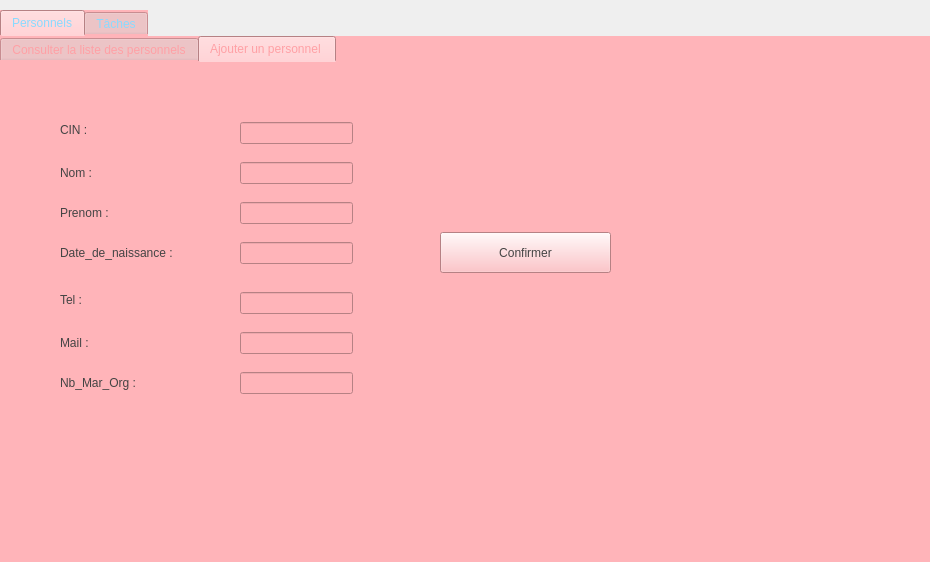
<?xml version="1.0" encoding="UTF-8"?>
<ui version="4.0">
 <class>Dialog</class>
 <widget class="QDialog" name="Dialog">
  <property name="geometry">
   <rect>
    <x>0</x>
    <y>0</y>
    <width>930</width>
    <height>562</height>
   </rect>
  </property>
  <property name="windowTitle">
   <string>Dialog</string>
  </property>
  <widget class="QTabWidget" name="tabWidget">
   <property name="geometry">
    <rect>
     <x>0</x>
     <y>10</y>
     <width>931</width>
     <height>561</height>
    </rect>
   </property>
   <property name="styleSheet">
    <string notr="true">gridline-color: rgb(115, 248, 255);
color: rgb(137, 218, 255);
background-image: url(:/ressources/drew coffman-unsplash.jpg);
font: 75 10pt &quot;Trebuchet MS&quot;;

border-bottom-color: rgb(132, 235, 235);
background-color: rgb(255, 180, 185);</string>
   </property>
   <property name="currentIndex">
    <number>0</number>
   </property>
   <widget class="QWidget" name="tab">
    <attribute name="title">
     <string>Personnels</string>
    </attribute>
    <widget class="QTabWidget" name="tabWidget_2">
     <property name="geometry">
      <rect>
       <x>0</x>
       <y>0</y>
       <width>931</width>
       <height>521</height>
      </rect>
     </property>
     <property name="styleSheet">
      <string notr="true">color: rgb(255, 160, 165);
</string>
     </property>
     <property name="currentIndex">
      <number>1</number>
     </property>
     <widget class="QWidget" name="tab_3">
      <attribute name="title">
       <string>Consulter la liste des personnels</string>
      </attribute>
      <widget class="QGraphicsView" name="graphicsView">
       <property name="geometry">
        <rect>
         <x>710</x>
         <y>220</y>
         <width>201</width>
         <height>151</height>
        </rect>
       </property>
       <property name="styleSheet">
        <string notr="true">border-image: url(:/ressources/empl.jpg);</string>
       </property>
      </widget>
      <widget class="QPushButton" name="modifierperso">
       <property name="geometry">
        <rect>
         <x>750</x>
         <y>120</y>
         <width>171</width>
         <height>28</height>
        </rect>
       </property>
       <property name="styleSheet">
        <string notr="true">font: 9pt &quot;Snap ITC&quot;;

color: rgb(68, 68, 68);</string>
       </property>
       <property name="text">
        <string>Modifier </string>
       </property>
      </widget>
      <widget class="QPushButton" name="supprimerperso">
       <property name="geometry">
        <rect>
         <x>750</x>
         <y>70</y>
         <width>171</width>
         <height>28</height>
        </rect>
       </property>
       <property name="styleSheet">
        <string notr="true">font: 9pt &quot;Snap ITC&quot;;

color: rgb(68, 68, 68);</string>
       </property>
       <property name="text">
        <string>Supprimer </string>
       </property>
      </widget>
      <widget class="QGraphicsView" name="graphicsView_5">
       <property name="geometry">
        <rect>
         <x>470</x>
         <y>30</y>
         <width>41</width>
         <height>31</height>
        </rect>
       </property>
       <property name="styleSheet">
        <string notr="true">border-image: url(:/ressources/business_management_discovery_search_focus_research-512.png);</string>
       </property>
      </widget>
      <widget class="QLabel" name="label_suppcin">
       <property name="geometry">
        <rect>
         <x>750</x>
         <y>170</y>
         <width>51</width>
         <height>21</height>
        </rect>
       </property>
       <property name="styleSheet">
        <string notr="true">color : rgb(255, 84, 130);
font: 9pt &quot;Snap ITC&quot;;
</string>
       </property>
       <property name="text">
        <string>CIN :</string>
       </property>
      </widget>
      <widget class="QLineEdit" name="lineEdit_supp">
       <property name="geometry">
        <rect>
         <x>810</x>
         <y>170</y>
         <width>113</width>
         <height>22</height>
        </rect>
       </property>
       <property name="styleSheet">
        <string notr="true">color: rgb(74, 74, 74);
font: 9pt &quot;Snap ITC&quot;;</string>
       </property>
       <property name="maxLength">
        <number>8</number>
       </property>
      </widget>
      <widget class="QTableView" name="tablePerso">
       <property name="geometry">
        <rect>
         <x>30</x>
         <y>70</y>
         <width>651</width>
         <height>291</height>
        </rect>
       </property>
       <property name="styleSheet">
        <string notr="true">font: 9pt &quot;Snap ITC&quot;;

color: rgb(68, 68, 68);</string>
       </property>
       <property name="sortingEnabled">
        <bool>true</bool>
       </property>
      </widget>
      <widget class="QLineEdit" name="rechercher">
       <property name="geometry">
        <rect>
         <x>520</x>
         <y>30</y>
         <width>161</width>
         <height>31</height>
        </rect>
       </property>
       <property name="styleSheet">
        <string notr="true">font: 9pt &quot;Snap ITC&quot;;

color: rgb(68, 68, 68);</string>
       </property>
      </widget>
     </widget>
     <widget class="QWidget" name="tab_4">
      <attribute name="title">
       <string>Ajouter un personnel </string>
      </attribute>
      <widget class="QLabel" name="label_Cin">
       <property name="geometry">
        <rect>
         <x>60</x>
         <y>60</y>
         <width>55</width>
         <height>16</height>
        </rect>
       </property>
       <property name="styleSheet">
        <string notr="true">font: 9pt &quot;Snap ITC&quot;;
color: rgb(68, 68, 68);

</string>
       </property>
       <property name="text">
        <string>CIN :</string>
       </property>
      </widget>
      <widget class="QLabel" name="label_nom">
       <property name="geometry">
        <rect>
         <x>60</x>
         <y>100</y>
         <width>55</width>
         <height>21</height>
        </rect>
       </property>
       <property name="styleSheet">
        <string notr="true">font: 9pt &quot;Snap ITC&quot;;
color: rgb(68, 68, 68);
</string>
       </property>
       <property name="text">
        <string>Nom :</string>
       </property>
      </widget>
      <widget class="QLabel" name="label_prenomp">
       <property name="geometry">
        <rect>
         <x>60</x>
         <y>140</y>
         <width>81</width>
         <height>21</height>
        </rect>
       </property>
       <property name="styleSheet">
        <string notr="true">font: 9pt &quot;Snap ITC&quot;;
color: rgb(68, 68, 68);
</string>
       </property>
       <property name="text">
        <string>Prenom :</string>
       </property>
      </widget>
      <widget class="QLabel" name="label_datenp">
       <property name="geometry">
        <rect>
         <x>60</x>
         <y>180</y>
         <width>171</width>
         <height>21</height>
        </rect>
       </property>
       <property name="styleSheet">
        <string notr="true">font: 9pt &quot;Snap ITC&quot;;
color: rgb(68, 68, 68);
</string>
       </property>
       <property name="text">
        <string>Date_de_naissance :</string>
       </property>
      </widget>
      <widget class="QLabel" name="label_tel">
       <property name="geometry">
        <rect>
         <x>60</x>
         <y>230</y>
         <width>51</width>
         <height>16</height>
        </rect>
       </property>
       <property name="styleSheet">
        <string notr="true">font: 9pt &quot;Snap ITC&quot;;
color: rgb(68, 68, 68);
</string>
       </property>
       <property name="text">
        <string>Tel :</string>
       </property>
      </widget>
      <widget class="QLabel" name="label_mail">
       <property name="geometry">
        <rect>
         <x>60</x>
         <y>270</y>
         <width>61</width>
         <height>21</height>
        </rect>
       </property>
       <property name="styleSheet">
        <string notr="true">font: 9pt &quot;Snap ITC&quot;;
color: rgb(68, 68, 68);
</string>
       </property>
       <property name="text">
        <string>Mail :</string>
       </property>
      </widget>
      <widget class="QLabel" name="label_nbmar">
       <property name="geometry">
        <rect>
         <x>60</x>
         <y>310</y>
         <width>141</width>
         <height>21</height>
        </rect>
       </property>
       <property name="styleSheet">
        <string notr="true">font: 9pt &quot;Snap ITC&quot;;
color: rgb(68, 68, 68);
</string>
       </property>
       <property name="text">
        <string>Nb_Mar_Org :</string>
       </property>
      </widget>
      <widget class="QLineEdit" name="lineEdit_prenomp">
       <property name="geometry">
        <rect>
         <x>240</x>
         <y>140</y>
         <width>113</width>
         <height>22</height>
        </rect>
       </property>
       <property name="styleSheet">
        <string notr="true">
font: 8pt &quot;Snap ITC&quot;;

color: rgb(56, 181, 200);</string>
       </property>
      </widget>
      <widget class="QLineEdit" name="lineEdit_datenp">
       <property name="geometry">
        <rect>
         <x>240</x>
         <y>180</y>
         <width>113</width>
         <height>22</height>
        </rect>
       </property>
       <property name="styleSheet">
        <string notr="true">
font: 8pt &quot;Snap ITC&quot;;

color: rgb(56, 181, 200);</string>
       </property>
      </widget>
      <widget class="QLineEdit" name="lineEdit_nomp">
       <property name="geometry">
        <rect>
         <x>240</x>
         <y>100</y>
         <width>113</width>
         <height>22</height>
        </rect>
       </property>
       <property name="styleSheet">
        <string notr="true">
font: 8pt &quot;Snap ITC&quot;;

color: rgb(56, 181, 200);</string>
       </property>
      </widget>
      <widget class="QLineEdit" name="lineEdit_Cin">
       <property name="geometry">
        <rect>
         <x>240</x>
         <y>60</y>
         <width>113</width>
         <height>22</height>
        </rect>
       </property>
       <property name="styleSheet">
        <string notr="true">
font: 8pt &quot;Snap ITC&quot;;

color: rgb(56, 181, 200);

</string>
       </property>
       <property name="maxLength">
        <number>8</number>
       </property>
      </widget>
      <widget class="QLineEdit" name="lineEdit_tel">
       <property name="geometry">
        <rect>
         <x>240</x>
         <y>230</y>
         <width>113</width>
         <height>22</height>
        </rect>
       </property>
       <property name="styleSheet">
        <string notr="true">
font: 8pt &quot;Snap ITC&quot;;

color: rgb(56, 181, 200);</string>
       </property>
       <property name="maxLength">
        <number>8</number>
       </property>
      </widget>
      <widget class="QLineEdit" name="lineEdit_mail">
       <property name="geometry">
        <rect>
         <x>240</x>
         <y>270</y>
         <width>113</width>
         <height>22</height>
        </rect>
       </property>
       <property name="styleSheet">
        <string notr="true">
font: 8pt &quot;Snap ITC&quot;;

color: rgb(56, 181, 200);</string>
       </property>
      </widget>
      <widget class="QLineEdit" name="lineEdit_nbmar">
       <property name="geometry">
        <rect>
         <x>240</x>
         <y>310</y>
         <width>113</width>
         <height>22</height>
        </rect>
       </property>
       <property name="styleSheet">
        <string notr="true">
font: 8pt &quot;Snap ITC&quot;;

color: rgb(56, 181, 200);</string>
       </property>
      </widget>
      <widget class="QPushButton" name="ajouterperso">
       <property name="geometry">
        <rect>
         <x>440</x>
         <y>170</y>
         <width>171</width>
         <height>41</height>
        </rect>
       </property>
       <property name="styleSheet">
        <string notr="true">font: 9pt &quot;Snap ITC&quot;;

color: rgb(68, 68, 68);</string>
       </property>
       <property name="text">
        <string>Confirmer</string>
       </property>
      </widget>
     </widget>
    </widget>
   </widget>
   <widget class="QWidget" name="tab_2">
    <attribute name="title">
     <string>Tâches</string>
    </attribute>
    <widget class="QTabWidget" name="tabWidget_3">
     <property name="geometry">
      <rect>
       <x>0</x>
       <y>0</y>
       <width>931</width>
       <height>521</height>
      </rect>
     </property>
     <property name="styleSheet">
      <string notr="true">color: rgb(255, 160, 165);</string>
     </property>
     <property name="currentIndex">
      <number>0</number>
     </property>
     <widget class="QWidget" name="tab_5">
      <attribute name="title">
       <string>Consulter la liste des tâches </string>
      </attribute>
      <widget class="QPushButton" name="modifierTache">
       <property name="geometry">
        <rect>
         <x>710</x>
         <y>180</y>
         <width>161</width>
         <height>28</height>
        </rect>
       </property>
       <property name="styleSheet">
        <string notr="true">font: 9pt &quot;Snap ITC&quot;;

color: rgb(68, 68, 68);</string>
       </property>
       <property name="text">
        <string>Modifier</string>
       </property>
      </widget>
      <widget class="QPushButton" name="pushButton_10">
       <property name="geometry">
        <rect>
         <x>710</x>
         <y>130</y>
         <width>161</width>
         <height>28</height>
        </rect>
       </property>
       <property name="styleSheet">
        <string notr="true">font: 9pt &quot;Snap ITC&quot;;

color: rgb(68, 68, 68);</string>
       </property>
       <property name="text">
        <string> E-mail</string>
       </property>
      </widget>
      <widget class="QLabel" name="label_suppnomT">
       <property name="geometry">
        <rect>
         <x>710</x>
         <y>280</y>
         <width>61</width>
         <height>31</height>
        </rect>
       </property>
       <property name="styleSheet">
        <string notr="true">color : rgb(255, 84, 130);
font: 9pt &quot;Snap ITC&quot;;</string>
       </property>
       <property name="text">
        <string>NomT :</string>
       </property>
      </widget>
      <widget class="QLineEdit" name="lineEdit_suppmodT">
       <property name="geometry">
        <rect>
         <x>780</x>
         <y>280</y>
         <width>91</width>
         <height>31</height>
        </rect>
       </property>
       <property name="styleSheet">
        <string notr="true">font: 9pt &quot;Snap ITC&quot;;

color: rgb(68, 68, 68);</string>
       </property>
      </widget>
      <widget class="QPushButton" name="supprimertache">
       <property name="geometry">
        <rect>
         <x>710</x>
         <y>240</y>
         <width>161</width>
         <height>28</height>
        </rect>
       </property>
       <property name="styleSheet">
        <string notr="true">font: 9pt &quot;Snap ITC&quot;;

color: rgb(68, 68, 68);</string>
       </property>
       <property name="text">
        <string>Supprimer</string>
       </property>
      </widget>
      <widget class="QTableView" name="tableTache">
       <property name="geometry">
        <rect>
         <x>20</x>
         <y>70</y>
         <width>581</width>
         <height>251</height>
        </rect>
       </property>
       <property name="styleSheet">
        <string notr="true">font: 9pt &quot;Snap ITC&quot;;

color: rgb(68, 68, 68);</string>
       </property>
       <property name="sortingEnabled">
        <bool>true</bool>
       </property>
      </widget>
      <widget class="QPushButton" name="export_excel">
       <property name="geometry">
        <rect>
         <x>710</x>
         <y>80</y>
         <width>161</width>
         <height>28</height>
        </rect>
       </property>
       <property name="styleSheet">
        <string notr="true">font: 9pt &quot;Snap ITC&quot;;

color: rgb(68, 68, 68);</string>
       </property>
       <property name="text">
        <string>export excel</string>
       </property>
      </widget>
     </widget>
     <widget class="QWidget" name="tab_6">
      <attribute name="title">
       <string>Ajouter une tâche</string>
      </attribute>
      <widget class="QLabel" name="label_8">
       <property name="geometry">
        <rect>
         <x>110</x>
         <y>110</y>
         <width>55</width>
         <height>21</height>
        </rect>
       </property>
       <property name="styleSheet">
        <string notr="true">font: 9pt &quot;Snap ITC&quot;;
color: rgb(68, 68, 68);
</string>
       </property>
       <property name="text">
        <string>NomT:</string>
       </property>
      </widget>
      <widget class="QLabel" name="label_9">
       <property name="geometry">
        <rect>
         <x>110</x>
         <y>160</y>
         <width>71</width>
         <height>21</height>
        </rect>
       </property>
       <property name="styleSheet">
        <string notr="true">font: 9pt &quot;Snap ITC&quot;;
color: rgb(68, 68, 68);
</string>
       </property>
       <property name="text">
        <string>EtatT :</string>
       </property>
      </widget>
      <widget class="QLabel" name="label_10">
       <property name="geometry">
        <rect>
         <x>110</x>
         <y>210</y>
         <width>111</width>
         <height>21</height>
        </rect>
       </property>
       <property name="styleSheet">
        <string notr="true">font: 9pt &quot;Snap ITC&quot;;
color: rgb(68, 68, 68);
</string>
       </property>
       <property name="text">
        <string>DateLimiteT :</string>
       </property>
      </widget>
      <widget class="QLineEdit" name="lineEdit_NomTache">
       <property name="geometry">
        <rect>
         <x>230</x>
         <y>110</y>
         <width>113</width>
         <height>22</height>
        </rect>
       </property>
       <property name="styleSheet">
        <string notr="true">

font: 8pt &quot;Snap ITC&quot;;

color: rgb(56, 181, 200);</string>
       </property>
       <property name="text">
        <string/>
       </property>
      </widget>
      <widget class="QLineEdit" name="lineEdit_EtatT">
       <property name="geometry">
        <rect>
         <x>230</x>
         <y>160</y>
         <width>113</width>
         <height>22</height>
        </rect>
       </property>
       <property name="styleSheet">
        <string notr="true">
font: 8pt &quot;Snap ITC&quot;;

color: rgb(56, 181, 200);</string>
       </property>
      </widget>
      <widget class="QLineEdit" name="lineEdit_DateLimite">
       <property name="geometry">
        <rect>
         <x>230</x>
         <y>210</y>
         <width>113</width>
         <height>22</height>
        </rect>
       </property>
       <property name="styleSheet">
        <string notr="true">
font: 8pt &quot;Snap ITC&quot;;

color: rgb(56, 181, 200);
</string>
       </property>
      </widget>
      <widget class="QPushButton" name="ajouter_tache">
       <property name="geometry">
        <rect>
         <x>420</x>
         <y>160</y>
         <width>111</width>
         <height>31</height>
        </rect>
       </property>
       <property name="styleSheet">
        <string notr="true">font: 9pt &quot;Snap ITC&quot;;

color: rgb(68, 68, 68);</string>
       </property>
       <property name="text">
        <string>Confirmer</string>
       </property>
      </widget>
      <widget class="QLabel" name="label_2">
       <property name="geometry">
        <rect>
         <x>110</x>
         <y>260</y>
         <width>71</width>
         <height>21</height>
        </rect>
       </property>
       <property name="styleSheet">
        <string notr="true">font: 9pt &quot;Snap ITC&quot;;
color: rgb(68, 68, 68);</string>
       </property>
       <property name="text">
        <string>IDP :</string>
       </property>
      </widget>
      <widget class="QLineEdit" name="lineEdit_CinPTache">
       <property name="geometry">
        <rect>
         <x>230</x>
         <y>260</y>
         <width>113</width>
         <height>22</height>
        </rect>
       </property>
       <property name="styleSheet">
        <string notr="true">
font: 8pt &quot;Snap ITC&quot;;

color: rgb(56, 181, 200);</string>
       </property>
       <property name="maxLength">
        <number>8</number>
       </property>
      </widget>
     </widget>
    </widget>
   </widget>
  </widget>
 </widget>
 <resources/>
 <connections/>
</ui>
